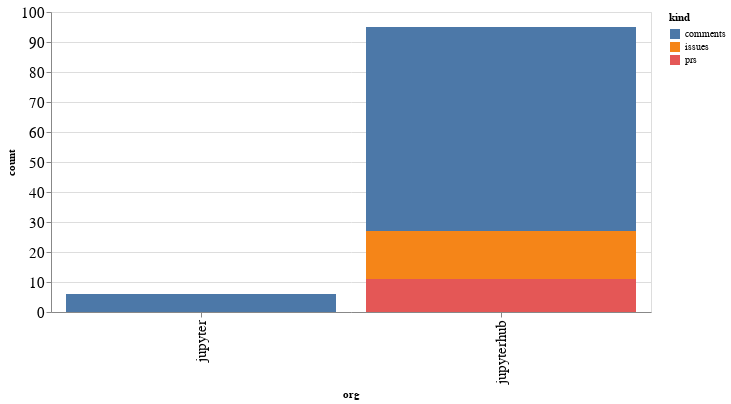

Notebook code cell kept with this figure:
### Code cell
alt.Chart(org_summaries, width=600).mark_bar().encode(
    x='org',
    y='count',
    color='kind',
    tooltip="org"
)

### Figure 1 — Vega-Lite specification as saved in the notebook (floating-point values rounded to 4 significant figures)
{"config": {"axisLeft": {"labelFontSize": 15}, "axisBottom": {"labelFontSize": 15}}, "data": {"name": "data-3b261a42eb32d0ba1bb1626f1e92c7c7"}, "mark": "bar", "encoding": {"color": {"type": "nominal", "field": "kind"}, "tooltip": {"type": "nominal", "field": "org"}, "x": {"type": "nominal", "field": "org"}, "y": {"type": "quantitative", "field": "count"}}, "width": 600, "$schema": "https://vega.github.io/schema/vega-lite/v4.8.1.json", "datasets": {"data-3b261a42eb32d0ba1bb1626f1e92c7c7": [{"org": "jupyter", "kind": "comments", "count": 6}, {"org": "jupyterhub", "kind": "comments", "count": 68}, {"org": "jupyterhub", "kind": "issues", "count": 16}, {"org": "jupyterhub", "kind": "prs", "count": 11}]}}
